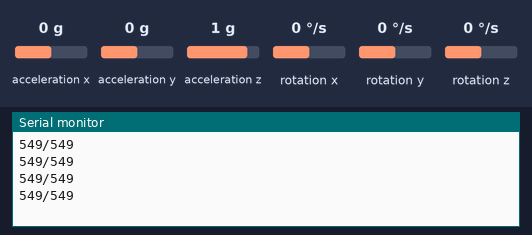
A sketch run on a simulated Arduino Uno, built with avr-gcc and run on an emulated ATmega328P. Parts: the last lines printed to the serial monitor. The inputs (shaded band) are chosen by the test bench; at power-on: rotation y 0 °/s, rotation z 0 °/s, acceleration x 0 g, acceleration y 0 g, acceleration z 1 g, rotation x 0 °/s.

Above: at 1.2 s.
1.3 s: rotation y set to -192 °/s
At 1.7 s:
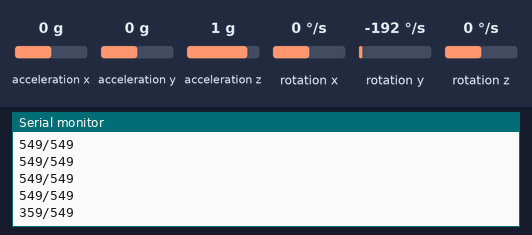
2.8 s: rotation z set to -192 °/s
At 2.91 s:
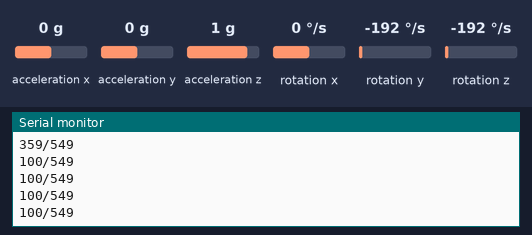
4.3 s: rotation y set to 192 °/s
At 4.41 s:
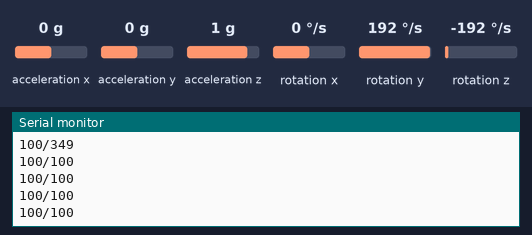
Timing chart, 0 to 7.3 s (numbered marks = the images above; inputs shaded):
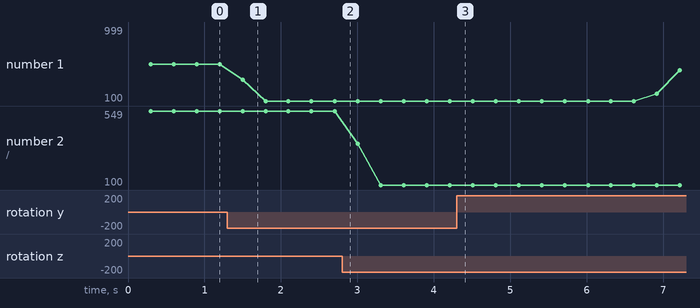

The sketch:

argos_server_v1.ino
```cpp
#include <Wire.h>
#include <MPU6050.h>
int count = 0;
MPU6050 mpu; //This library must be downloaded from here: https://github.com/jarzebski/Arduino-MPU6050/archive/master.zip

// Timers
unsigned long timer = 0;
float timeStep = 0.01;

// Pitch, Roll and Yaw values
float pitch, pitch2 = 0;
float roll = 0;
float yaw, yaw2= 0;
int yaw3=0;
int pitch3=0;

void setup()
{
  Serial.begin(115200);

  // Initialize MPU6050
  while(!mpu.begin(MPU6050_SCALE_2000DPS, MPU6050_RANGE_2G))
  {
    Serial.println("Could not find a valid MPU6050 sensor, check wiring!");
    delay(500);
  }

  // Calibrate gyroscope. The calibration must be at rest.
  // If you don't want calibrate, comment this line.
  mpu.calibrateGyro();

}

void loop()
{
  timer = millis();

  // Read normalized values
  Vector norm = mpu.readNormalizeGyro();

  // Calculate Pitch, Roll and Yaw
  pitch = pitch + norm.YAxis * timeStep;
  roll = roll + norm.XAxis * timeStep;
  yaw = yaw + norm.ZAxis * timeStep;

  //make sure the values do not exceed -90 or 90 degrees
  yaw2=yaw;
  pitch2=pitch;
  if(yaw2>90){
    yaw2 = 90;
  }
  if(yaw2<-90){
    yaw2 = -90;
  }
  if(pitch2>90){
    pitch2 = 90;
  }
  if(pitch2<-90){
    pitch2 = -90;
  }

//map -90 to 90 -> 100 to 999 so that the same number of bytes is sent every transmission
yaw2=map(yaw2,-90,90,100,999);
  pitch2=map(pitch2,-90,90,100,999);
  pitch3 = (int) pitch2;
  yaw3 = (int) yaw2;

 count=count+1;
  // Output raw
  if(count == 30){
    //was 30
  Serial.print(pitch3);
  Serial.print("/");
  Serial.println(yaw3);
  count = 0;
  }
  // Wait to full timeStep period
  delay((timeStep*1000) - (millis() - timer));

}
```

Measured:
- after the input at 1.3 s, the serial monitor: prints a new line after 0.20 s (image 1)
- plotted number 1: 549 → 100 after the input at 1.3 s, 100 → 999 after the input at 4.3 s
